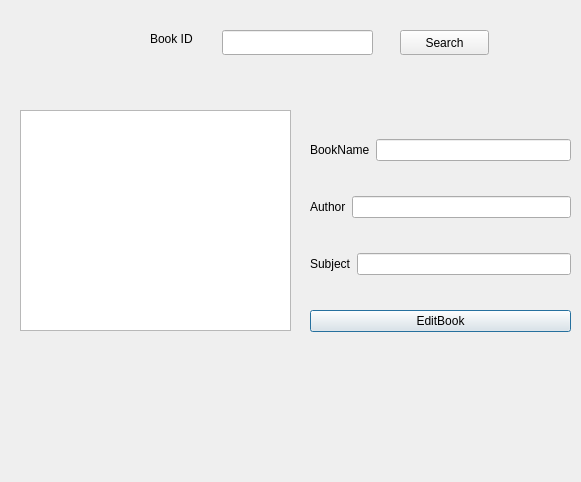
<?xml version="1.0" encoding="UTF-8"?>
<ui version="4.0">
 <class>Window_EditBook</class>
 <widget class="QDialog" name="Window_EditBook">
  <property name="geometry">
   <rect>
    <x>0</x>
    <y>0</y>
    <width>581</width>
    <height>482</height>
   </rect>
  </property>
  <property name="windowTitle">
   <string>Dialog</string>
  </property>
  <widget class="QWidget" name="layoutWidget">
   <property name="geometry">
    <rect>
     <x>310</x>
     <y>110</y>
     <width>261</width>
     <height>251</height>
    </rect>
   </property>
   <layout class="QVBoxLayout" name="verticalLayout">
    <item>
     <layout class="QHBoxLayout" name="horizontalLayout">
      <item>
       <widget class="QLabel" name="label_BookName">
        <property name="text">
         <string>BookName</string>
        </property>
       </widget>
      </item>
      <item>
       <widget class="QLineEdit" name="lineEdit_BookName"/>
      </item>
     </layout>
    </item>
    <item>
     <layout class="QHBoxLayout" name="horizontalLayout_2">
      <item>
       <widget class="QLabel" name="label_AuthorName">
        <property name="text">
         <string>Author</string>
        </property>
       </widget>
      </item>
      <item>
       <widget class="QLineEdit" name="lineEdit_AuthorName"/>
      </item>
     </layout>
    </item>
    <item>
     <layout class="QHBoxLayout" name="horizontalLayout_3">
      <item>
       <widget class="QLabel" name="label_Subject">
        <property name="text">
         <string>Subject</string>
        </property>
       </widget>
      </item>
      <item>
       <widget class="QLineEdit" name="lineEdit_Subject"/>
      </item>
     </layout>
    </item>
    <item>
     <widget class="QPushButton" name="pushButton_EditBook">
      <property name="text">
       <string>EditBook</string>
      </property>
     </widget>
    </item>
   </layout>
  </widget>
  <widget class="QLineEdit" name="lineEdit_BookId">
   <property name="geometry">
    <rect>
     <x>222</x>
     <y>30</y>
     <width>151</width>
     <height>25</height>
    </rect>
   </property>
  </widget>
  <widget class="QLabel" name="label">
   <property name="geometry">
    <rect>
     <x>150</x>
     <y>30</y>
     <width>67</width>
     <height>17</height>
    </rect>
   </property>
   <property name="text">
    <string>Book ID</string>
   </property>
  </widget>
  <widget class="QPushButton" name="pushButton_Search">
   <property name="geometry">
    <rect>
     <x>400</x>
     <y>30</y>
     <width>89</width>
     <height>25</height>
    </rect>
   </property>
   <property name="text">
    <string>Search</string>
   </property>
  </widget>
  <widget class="QTableWidget" name="tableWidget">
   <property name="geometry">
    <rect>
     <x>20</x>
     <y>110</y>
     <width>271</width>
     <height>221</height>
    </rect>
   </property>
  </widget>
 </widget>
 <resources/>
 <connections/>
</ui>
